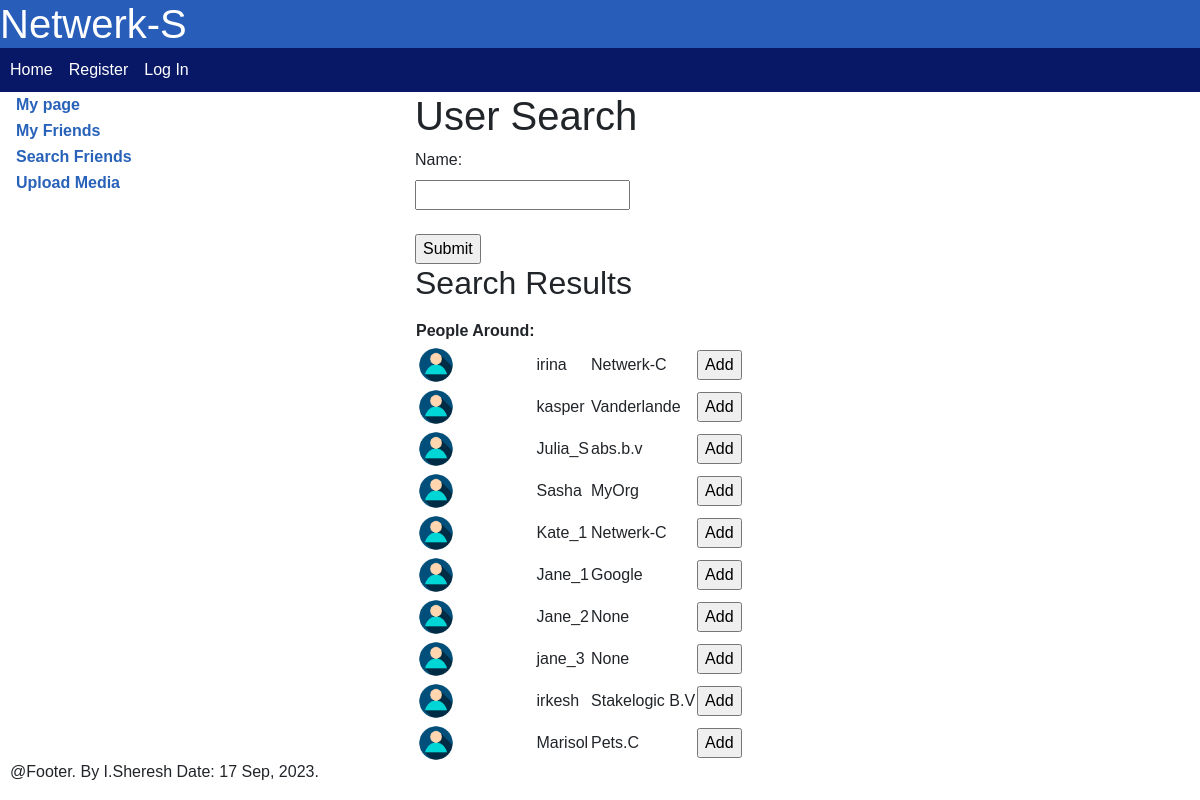
Page /search_friends/ on the earlier database version.
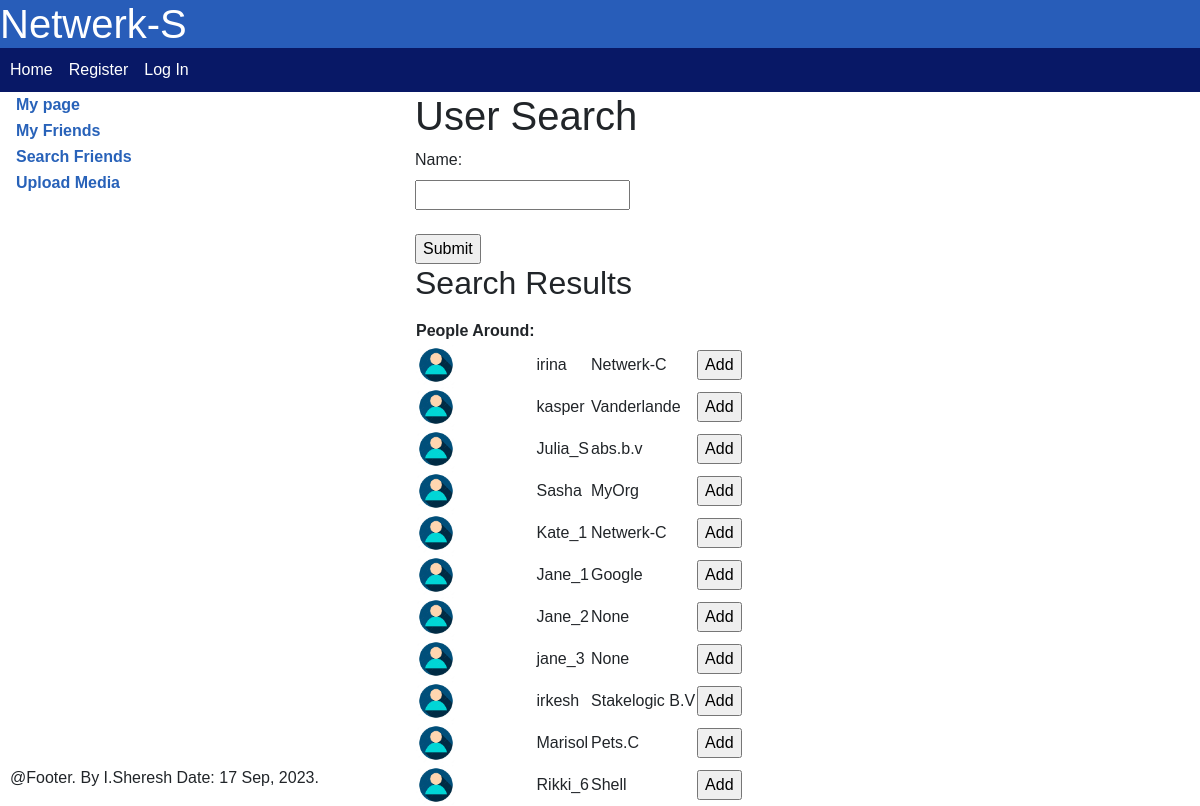
Same page on the later database version.
### social/models.py (models this page shows, shortened)
class AppUser(models.Model):
    user = models.OneToOneField(User, on_delete=models.CASCADE)
    bio = models.TextField(blank=True)
    profileimg = models.ImageField(upload_to='profile_images', default='blank-profile-picture.png')
    organisation = models.CharField(max_length=256, null=True, blank=True)
    location = models.CharField(max_length=100, blank=True)
    friends = models.ManyToManyField('self', blank=True, symmetrical=False)

### social/views.py (the view)
# urls.py: path('search_friends/', views.appUserList, name='search_friends'),
def appUserList(request):
    search_users=[]
    current_user_id = request.user.id
    friendships = Friendship.objects.filter(
        Q(sender_id=current_user_id, status__iexact="accepted") |
        Q(receiver_id=current_user_id, status__iexact="accepted")
    )
    other_user_ids = []
    for friendship in friendships:
        if friendship.sender_id != current_user_id:
            other_user_ids.append(friendship.sender_id)
        if friendship.receiver_id != current_user_id:
            other_user_ids.append(friendship.receiver_id)
    other_user_ids = list(set(other_user_ids))
    if request.method == 'POST':
        form = UserSearchForm(request.POST)
        if form.is_valid():
            friend_name = form.cleaned_data['friend_name']
            users = User.objects.filter(username__icontains=friend_name)
            user_instances = users.all()  # or users.iterator() for memory-efficient retrieval
            appUsers = AppUser.objects.filter(user__in=user_instances)
        else:
            appUsers = AppUser.objects.exclude(id__in=other_user_ids)[:12]
    else:
        form = UserSearchForm()
        appUsers = AppUser.objects.exclude(id__in=other_user_ids)[:12]
    return render(request, 'social/search_friends.html', {'appusers': appUsers, 'search_users': search_users})

### social/templatetags/my_tags.py (called while the page is built)
@register.simple_tag
def todays_date():
    return datetime.datetime.now().strftime("%d %b, %Y")

### social/templates/social/search_friends.html (shortened to what this page needs)
{% extends "./base.html" %}
{% load bootstrap4 %}
{% block content %}
    <h1>User Search</h1>
    <form  method="POST"  enctype="multipart/form-data">
      <label for="friend_name">Name:</label><br>
      <input type="text" id="friend_name" name="friend_name"><br><br>
      <input type="submit" value="Submit">
    </form>
    {% if not search_users.empty %}
    <h2>Search Results</h2>
    {% endif %}
    <table>
      <tr><th>People Around:</th></tr>
      {% for appuser in appusers %}
      <tr>
          {% if appuser.user != user%}
          <td><img src="../static/media/user_placeholder.jpg" alt="Avatar" width="40px" height="40px"></td>
          <td>{{appuser.user.username}}</td>
          <td>{{appuser.organisation}}</td>
          <td>
            <form method="post" action="{% url 'send_friend_request' appuser.user.id %}">
                <input type="submit" value="Add">
            </form>
          </td>
          {%endif %}
      </tr>
      {% endfor %}
    </table>
{% endblock %}

Differences in the rows shown:
added AppUser: user.username "Rikki_6", organisation "Shell"
